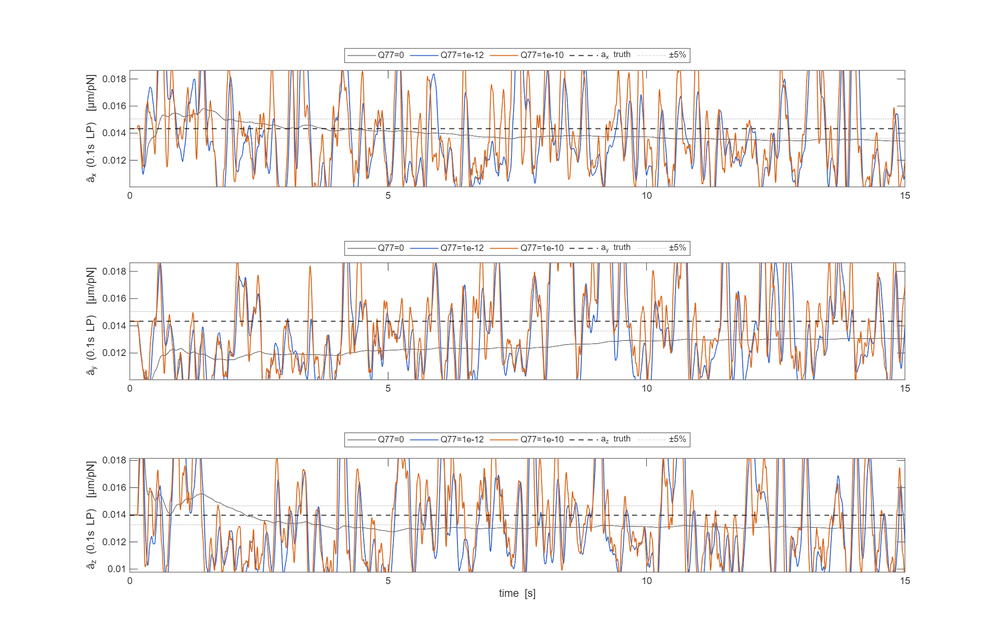
#> input picture reference/eq17_analysis/fig_v2_h50/test_c_q77_smoothed.png, 1000 x 643 px, shrunk from 2188 x 1407 before the run
$ python digitize_meng_fig11.py ../../reference/eq17_analysis/fig_v2_h50/test_c_q77_smoothed.png out.png
#> lines starting #> are read from the running program, lines starting #| are printed output that depends on the picture; after the words box and inside, x2 and y2 are one past the last pixel; in counts of white or black regions, pixels touching at a corner belong together
# PURPOSE (2026-09-07): digitise the three measured normalized-gain curves (plane / spherical / cell surface, lambda_z/lambda_N vs
#   h_d/R) of IEEE article 11072733 Fig. 11 (Meng; the gif the user supplied, not stored in the repo) into
#   reference/eq17_analysis/data/meng_11072733_fig11_three_surfaces.csv. Axes frame detected from the black box (x 1..6, y 0..1),
#   curves by colour masks (blue / red / green), one median row per pixel column. Companion fit: fit_meng_fig11_walls.m.
import sys, csv
from PIL import Image
import numpy as np
gif = sys.argv[1] if len(sys.argv) > 1 else '/Users/kevin/Downloads/11072733-fig-11-source-large.gif'
out = sys.argv[2] if len(sys.argv) > 2 else 'reference/eq17_analysis/data/meng_11072733_fig11_three_surfaces.csv'
a = np.array(Image.open(gif).convert('RGB')).astype(int); r, g, b = a[:, :, 0], a[:, :, 1], a[:, :, 2]
#> after `r, g, b = (a[:, :, 0], a[:, :, 1], a[:, :, 2])`:
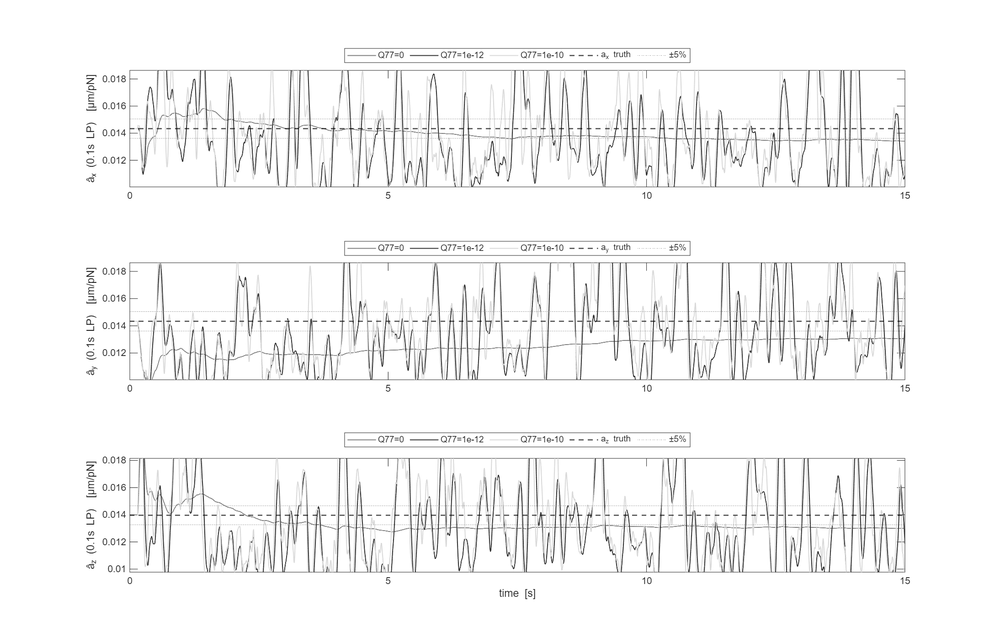
#> r: shape (643, 1000) int64; min 13, max 255, mean 245
#> after `r, g, b = (a[:, :, 0], a[:, :, 1], a[:, :, 2])`:
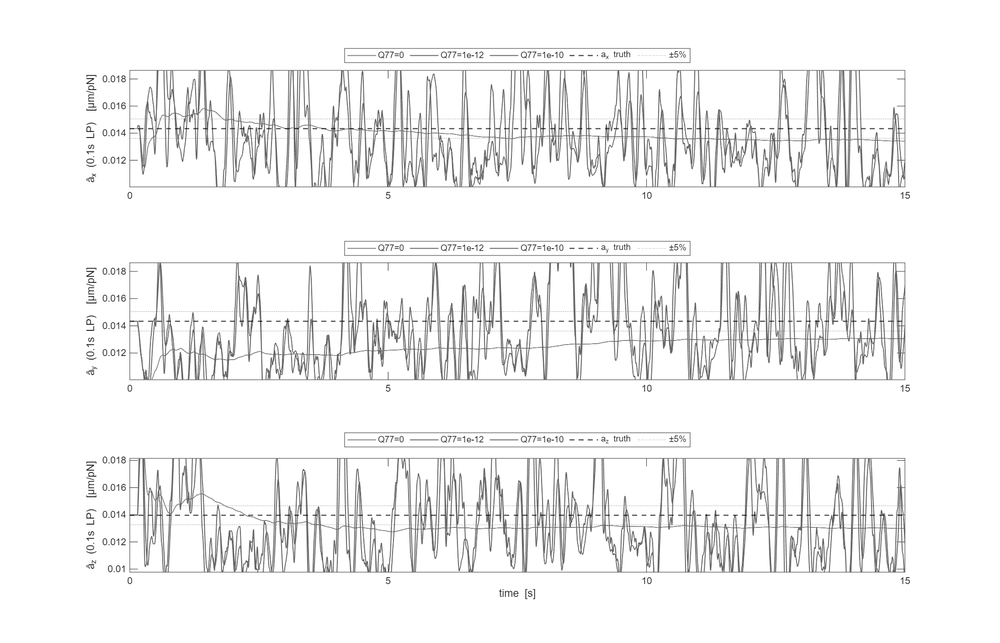
#> g: shape (643, 1000) int64; min 20, max 255, mean 241.3
#> after `r, g, b = (a[:, :, 0], a[:, :, 1], a[:, :, 2])`:
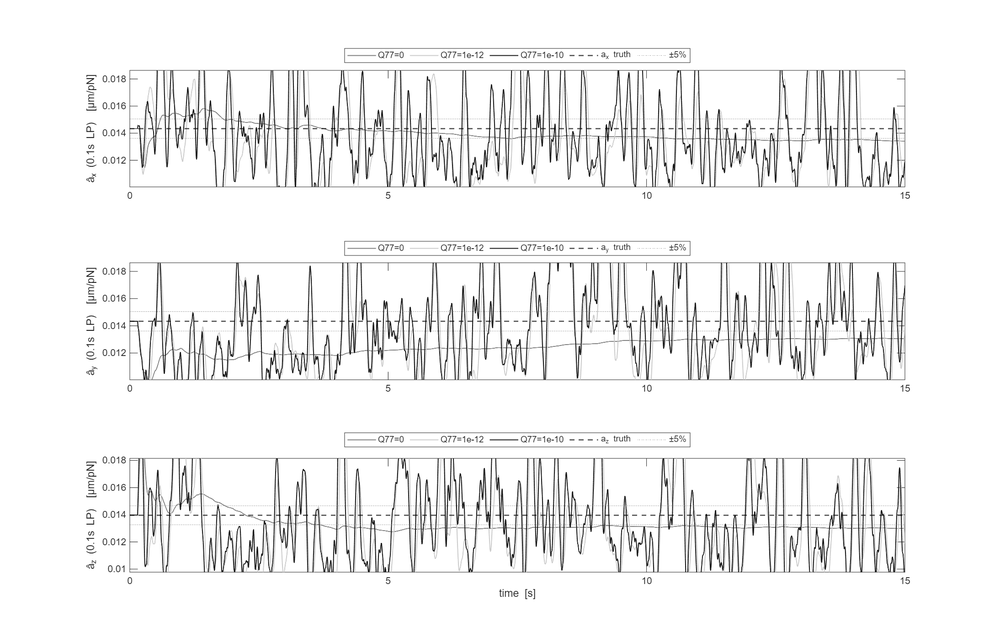
#> b: shape (643, 1000) int64; min 0, max 255, mean 240.6
masks = {'plane': (b > 150) & (r < 120) & (g < 120), 'sphere': (r > 150) & (g < 120) & (b < 120), 'cell': (g > 150) & (r < 120) & (b < 120)}
black = (r < 60) & (g < 60) & (b < 60); H, W = black.shape
#> after `black = (r < 60) & (g < 60) & (b < 60)`:
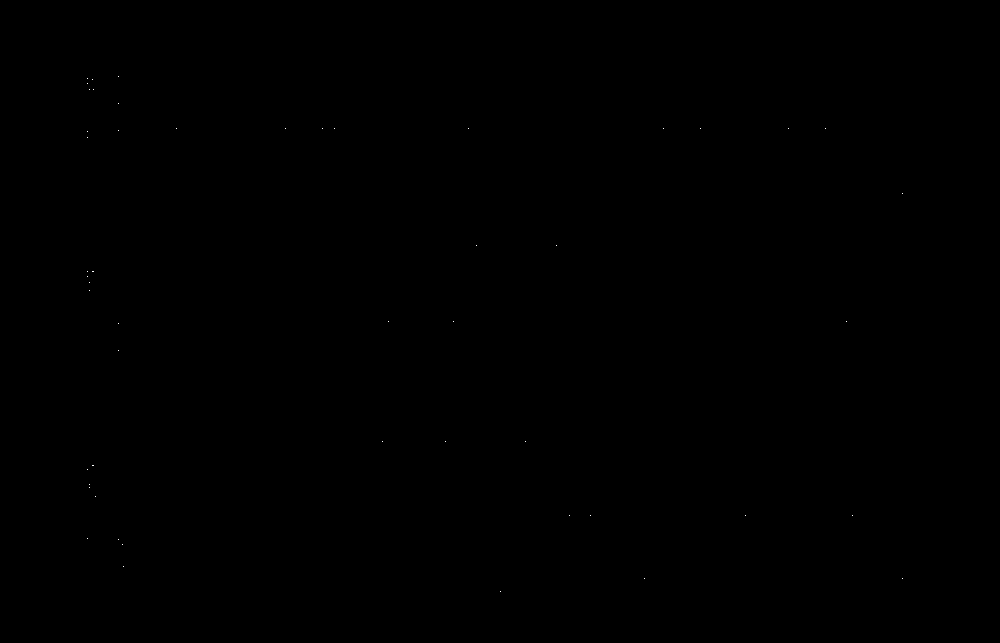
#> black: shape (643, 1000) bool; 0.01% white in thin lines or dots, all inside (x1, y1, x2, y2) = (87, 76, 903, 592)
#> after `H, W = black.shape`: H = 643; W = 1000
rows = np.where(black.sum(1) > 0.5 * W)[0]; cols = np.where(black.sum(0) > 0.5 * H)[0]
#> after `rows = np.where(black.sum(1) > 0.5 * W)[0]`: rows = empty array
#> after `cols = np.where(black.sum(0) > 0.5 * H)[0]`: cols = empty array
frame_rows = [x for x in rows if x > 80]; y1, y0 = min(frame_rows) + 0.5, max(frame_rows) + 0.5; x0, x1 = min(cols) + 0.5, max(cols) + 0.5
#> after `frame_rows = [x for x in rows if x > 80]`: frame_rows = []
#> (the run stopped early here; a loop or call above may not have finished)

$ run again, on reference/eq17_analysis/fig_v2_h50/fig_v2_a_hat_h50.png
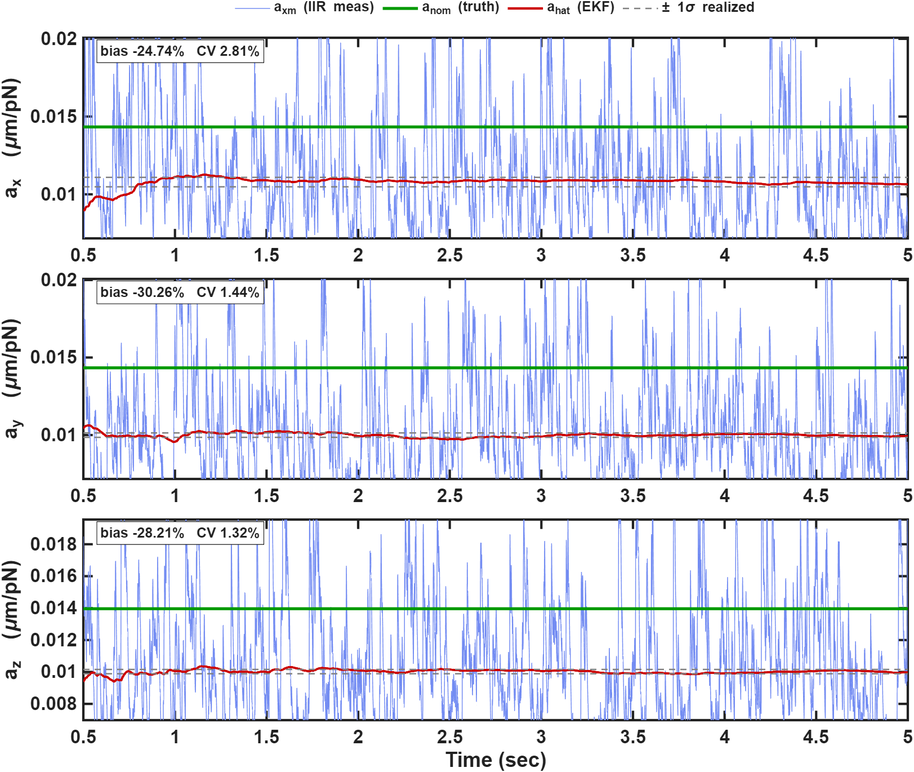
#> input picture reference/eq17_analysis/fig_v2_h50/fig_v2_a_hat_h50.png, 914 x 772 px, shrunk from 1623 x 1370 before the run
#> `r, g, b = (a[:, :, 0], a[:, :, 1], a[:, :, 2])`:
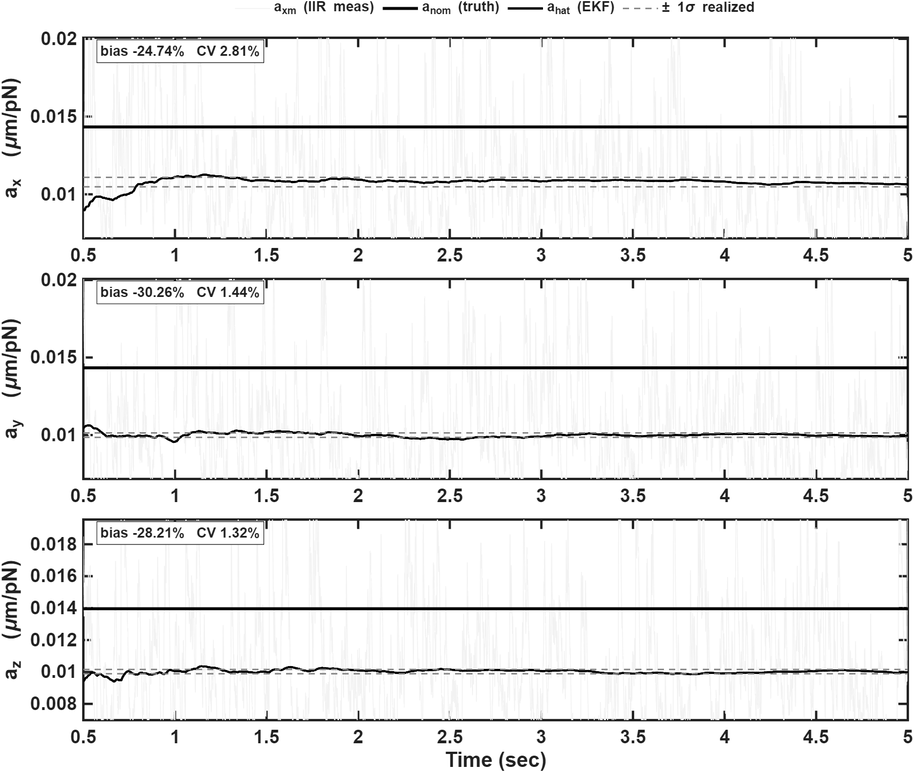
#> b: shape (772, 914) int64; min 0, max 255, mean 239.7
#> `black = (r < 60) & (g < 60) & (b < 60)`:
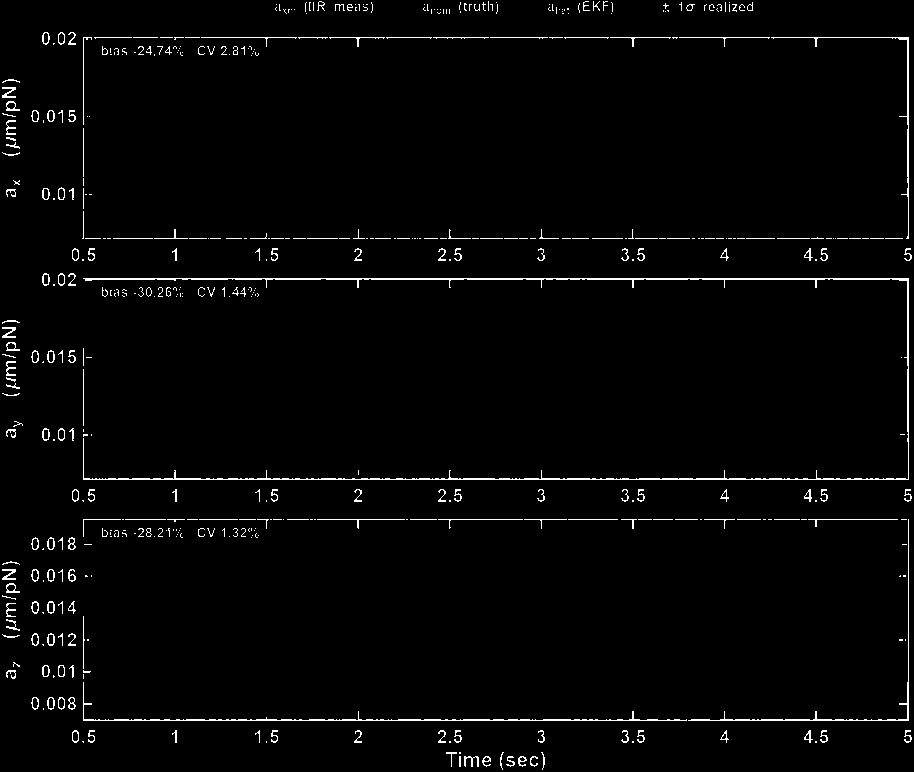
#> black: shape (772, 914) bool; 2.1% white in thin lines or dots
#> rows = [37, 238, 278, 279, 478, 479, 519, 719, 720]
#> cols = [83, 908]
#> frame_rows = [238, 278, 279, 478, 479, 519, 719, 720]
#> y1 = 238.5; y0 = 720.5
#> x0 = 83.5; x1 = 908.5
#> the loop `for k, m in masks.items():` made 3 passes

$ run again, on reference/eq17_analysis/fig_v2_h50/fig_v2_oracle_compare.png
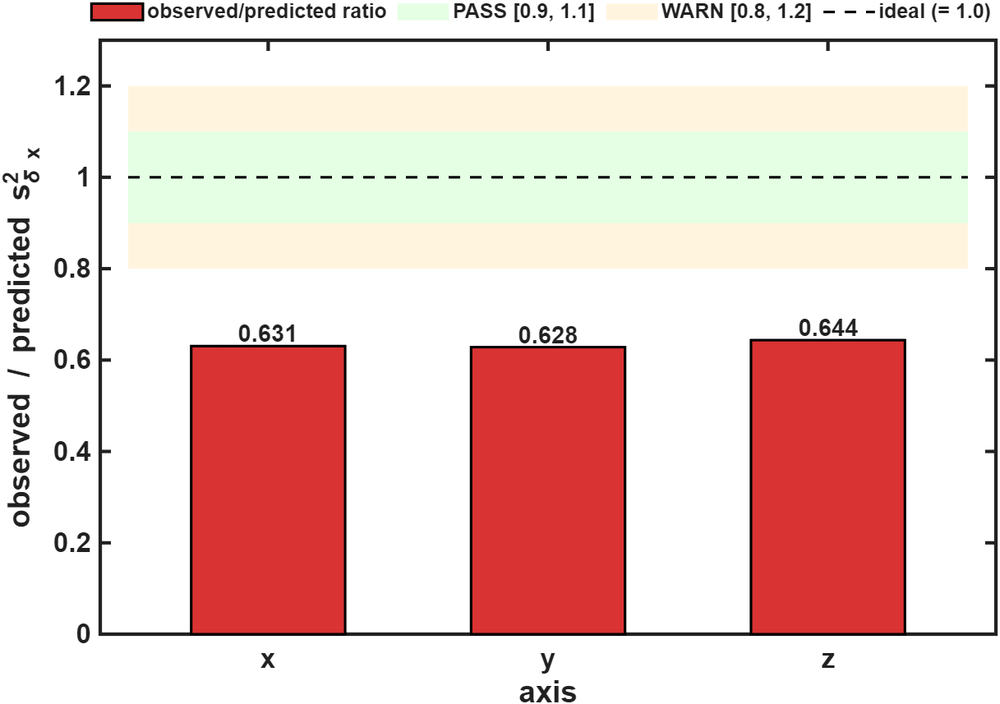
#> input picture reference/eq17_analysis/fig_v2_h50/fig_v2_oracle_compare.png, 1000 x 704 px, shrunk from 1217 x 857 before the run
#> r: shape (704, 1000) int64; 256 distinct labels, from 0 to 255
#> g: shape (704, 1000) int64; 256 distinct labels, from 0 to 255
#> `r, g, b = (a[:, :, 0], a[:, :, 1], a[:, :, 2])`:
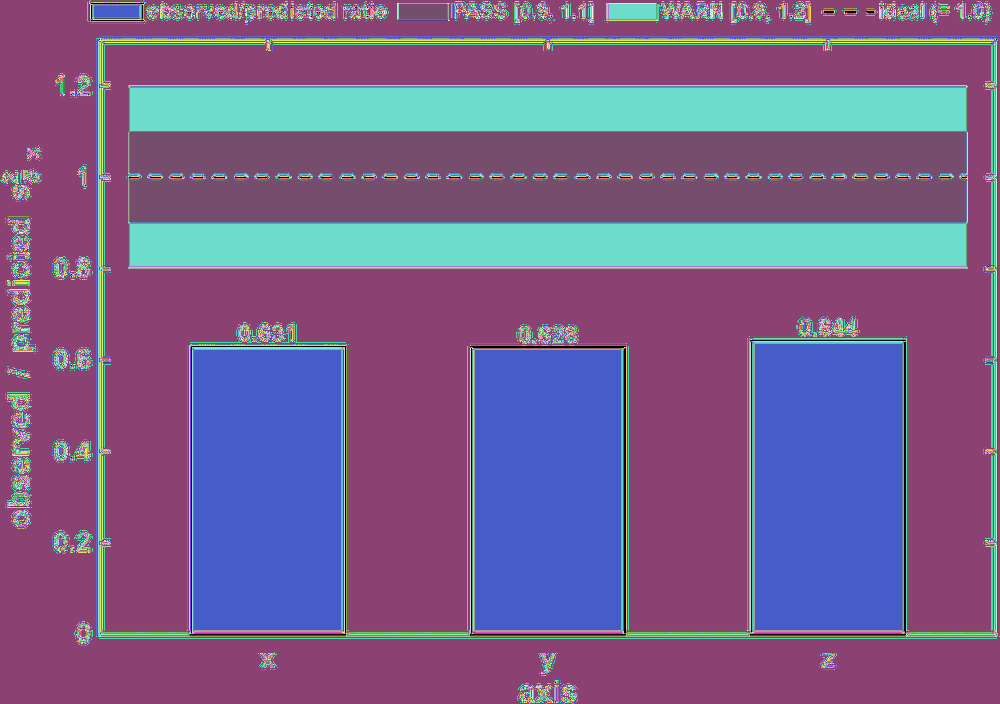
#> b: shape (704, 1000) int64; 256 distinct labels, from 0 to 255; one colour per label, 0 black
#> `black = (r < 60) & (g < 60) & (b < 60)`:
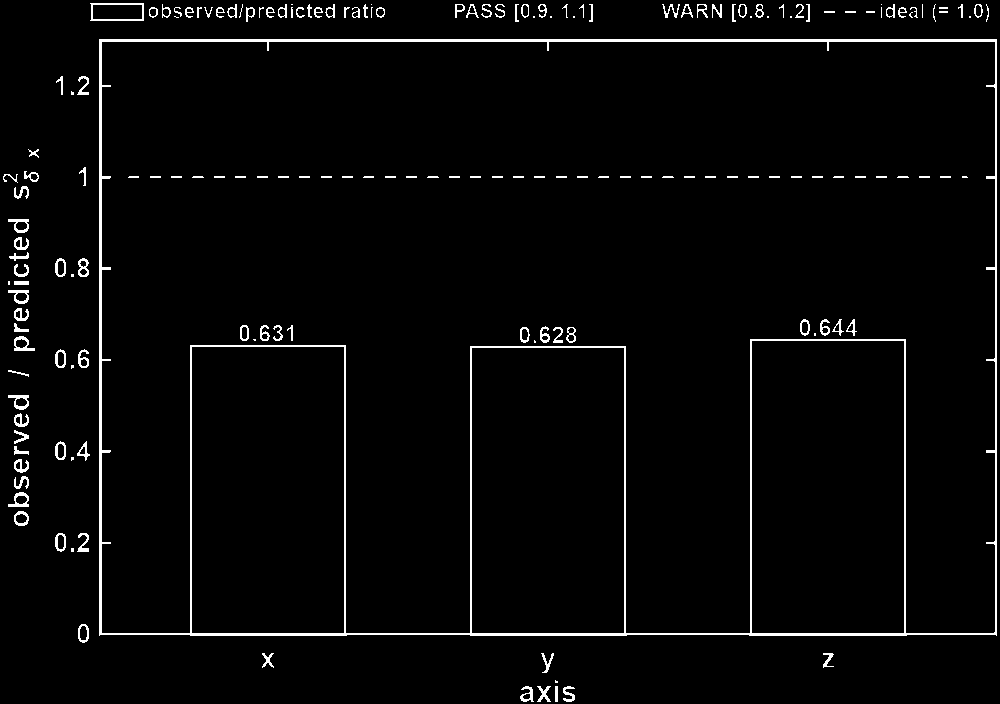
#> black: shape (704, 1000) bool; 3% white in thin lines or dots
#> rows = [39, 40, 41, 633, 634]
#> cols = [99, 100, 101, 995, 996]
#> frame_rows = [633, 634]
#> y1 = 633.5; y0 = 634.5
#> x0 = 99.5; x1 = 996.5
#> the loop `for k, m in masks.items():` made 3 passes

$ run again, on reference/eq17_analysis/fig_v2_h50/fig_v2_tracking_h50.png
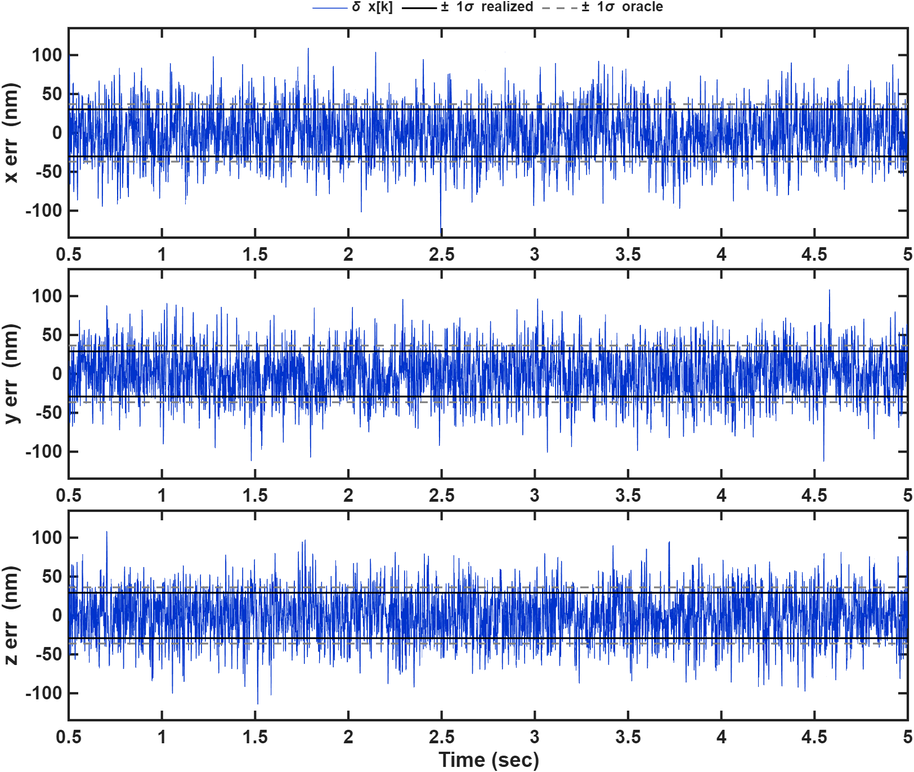
#> input picture reference/eq17_analysis/fig_v2_h50/fig_v2_tracking_h50.png, 914 x 772 px, shrunk from 1624 x 1371 before the run
#> `r, g, b = (a[:, :, 0], a[:, :, 1], a[:, :, 2])`:
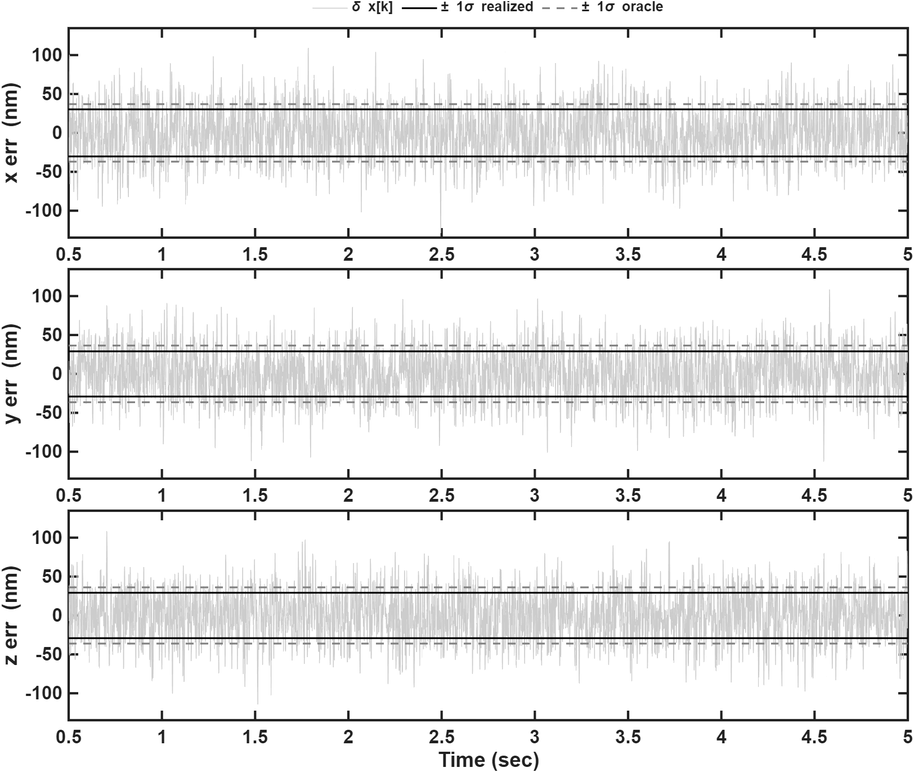
#> b: shape (772, 914) int64; min 0, max 255, mean 235.4
#> `black = (r < 60) & (g < 60) & (b < 60)`:
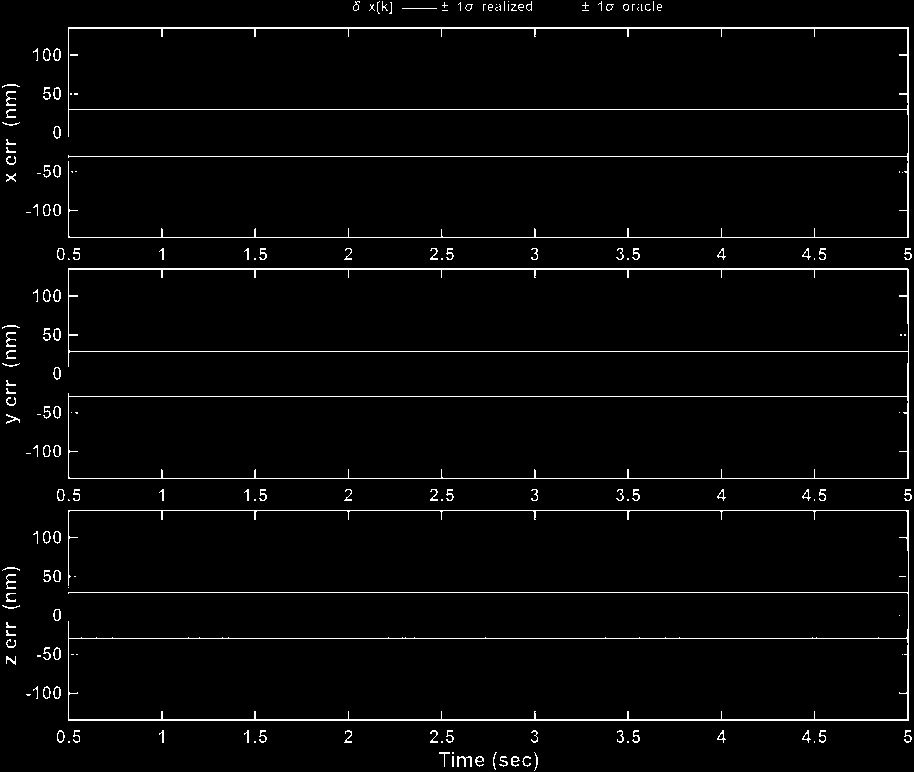
#> black: shape (772, 914) bool; 2.8% white in thin lines or dots
#> rows = [27, 28, 109, 156, 237, 268, 269, 351, 396, 478, 510, 592, 638, 719, 720]
#> cols = [68, 907, 908]
#> frame_rows = [109, 156, 237, 268, 269, 351, 396, 478, 510, 592, 638, 719, 720]
#> y1 = 109.5; y0 = 720.5
#> x0 = 68.5; x1 = 908.5
#> the loop `for k, m in masks.items():` made 3 passes
